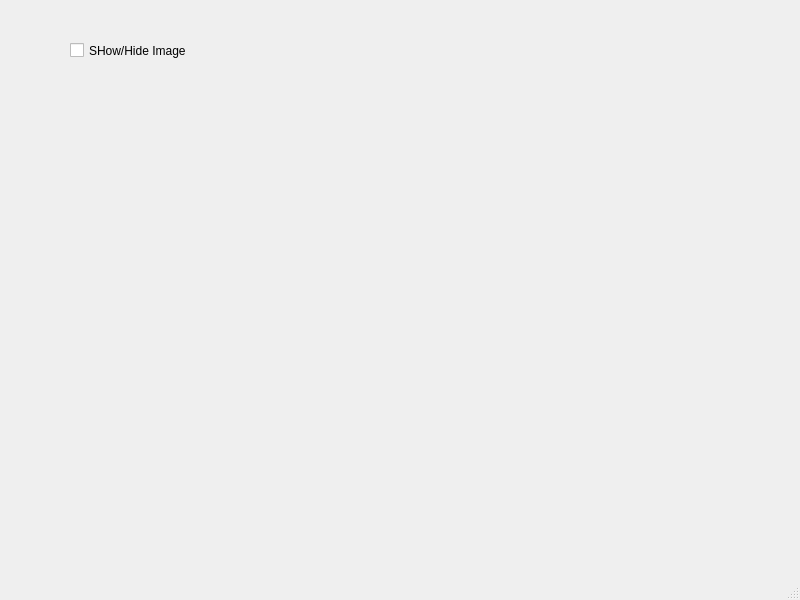
<?xml version="1.0" encoding="UTF-8"?>
<ui version="4.0">
 <class>MainWindow</class>
 <widget class="QMainWindow" name="MainWindow">
  <property name="geometry">
   <rect>
    <x>0</x>
    <y>0</y>
    <width>800</width>
    <height>600</height>
   </rect>
  </property>
  <property name="windowTitle">
   <string>MainWindow</string>
  </property>
  <widget class="QWidget" name="centralwidget">
   <widget class="QCheckBox" name="chkShowHide">
    <property name="geometry">
     <rect>
      <x>70</x>
      <y>40</y>
      <width>181</width>
      <height>21</height>
     </rect>
    </property>
    <property name="styleSheet">
     <string notr="true">font: 10pt &quot;MS Shell Dlg 2&quot;;</string>
    </property>
    <property name="text">
     <string>SHow/Hide Image</string>
    </property>
   </widget>
   <widget class="QLabel" name="lblImage">
    <property name="geometry">
     <rect>
      <x>70</x>
      <y>100</y>
      <width>231</width>
      <height>201</height>
     </rect>
    </property>
    <property name="text">
     <string/>
    </property>
    <property name="pixmap">
     <pixmap>24406h.jpg</pixmap>
    </property>
    <property name="scaledContents">
     <bool>true</bool>
    </property>
   </widget>
  </widget>
  <widget class="QMenuBar" name="menubar">
   <property name="geometry">
    <rect>
     <x>0</x>
     <y>0</y>
     <width>800</width>
     <height>21</height>
    </rect>
   </property>
  </widget>
  <widget class="QStatusBar" name="statusbar"/>
 </widget>
 <resources/>
 <connections/>
</ui>
